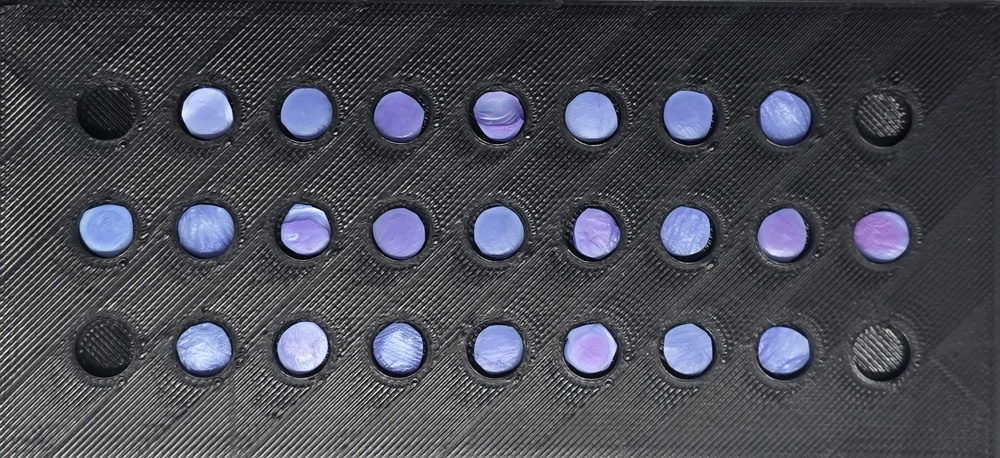
#> input picture samples/0th_min.jpeg, 1000 x 458 px, shrunk from 3519 x 1612 before the run; its folder holds only this picture in this run
$ python pinkness_analysis.py
#> lines starting #> are read from the running program, lines starting #| are printed output that depends on the picture; after the words box and inside, x2 and y2 are one past the last pixel; in counts of white or black regions, pixels touching at a corner belong together
import cv2
import numpy as np
import pandas as pd
import matplotlib.pyplot as plt
from scipy.signal import find_peaks
import os

def analyze_pinkness_temporal(timepoints=[0, 5, 10, 15, 20, 25]):
    """
    Extract 'pinkest' pixel values from each ROI across all timepoints.
    Pinkness is measured using the a* channel (red-green axis) in LAB color space.
    Higher a* values = more pink/red.
    """
    all_data = []

    for t in timepoints:
        image_path = f"samples/{t}th_min.jpeg"
        if not os.path.exists(image_path):
            print(f"Warning: Could not find image {image_path}. Skipping.")
            continue

        print(f"Processing timepoint: {t} mins")
        image = cv2.imread(image_path)
#> image is the input picture: shape (458, 1000, 3); mean B, G, R 83.8, 74.7, 72.6

        image_rgb = cv2.cvtColor(image, cv2.COLOR_BGR2RGB)
        image_lab = cv2.cvtColor(image, cv2.COLOR_BGR2LAB)
#> image_lab: shape (458, 1000, 3); mean of channels 0, 1, 2 79.1, 129.4, 122.7

        gray = cv2.cvtColor(image, cv2.COLOR_BGR2GRAY)
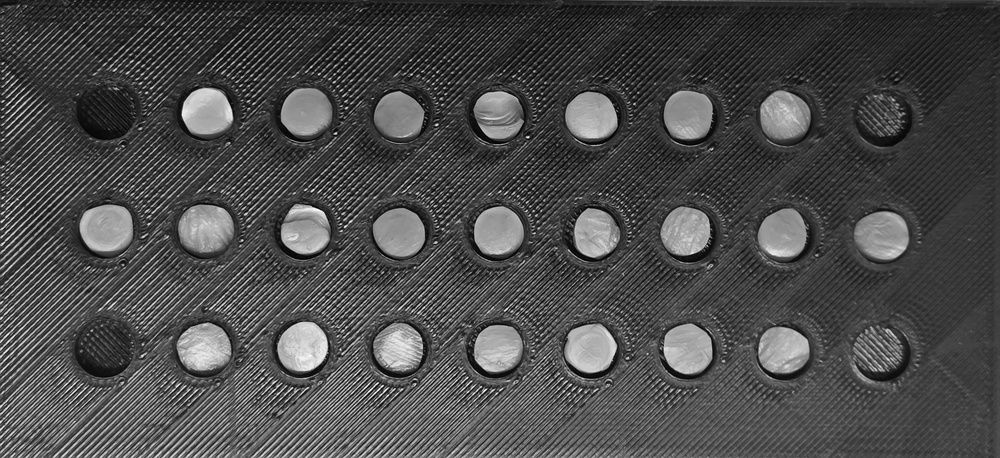
#> gray: shape (458, 1000); min 0, max 255, mean 75
        _, thresh = cv2.threshold(gray, 0, 255, cv2.THRESH_BINARY + cv2.THRESH_OTSU)
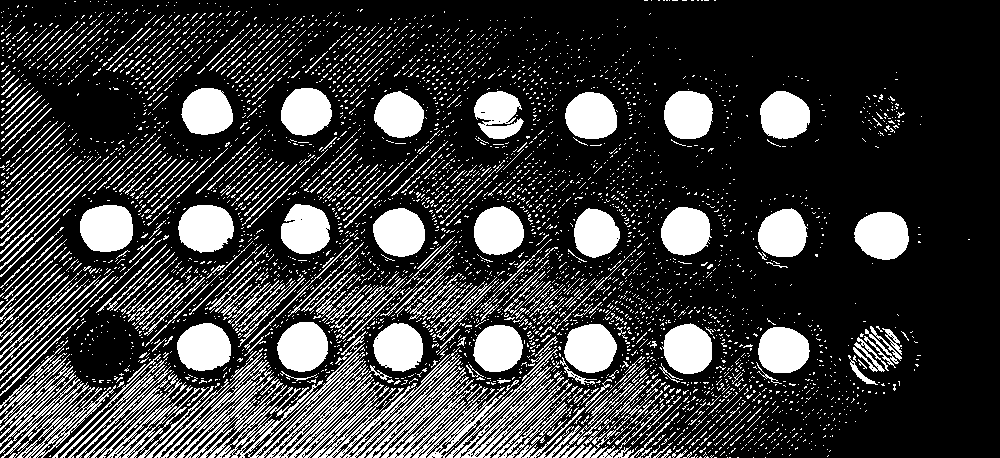
#> thresh: shape (458, 1000); 22.9% white; 3989 white regions (3598 under 20 px), largest, box (x1, y1, x2, y2) and area: (178, 205, 234, 253) 2098, (80, 205, 133, 252) 2079, (854, 212, 909, 260) 2069
        kernel = np.ones((5,5),np.uint8)
        thresh = cv2.morphologyEx(thresh, cv2.MORPH_OPEN, kernel)
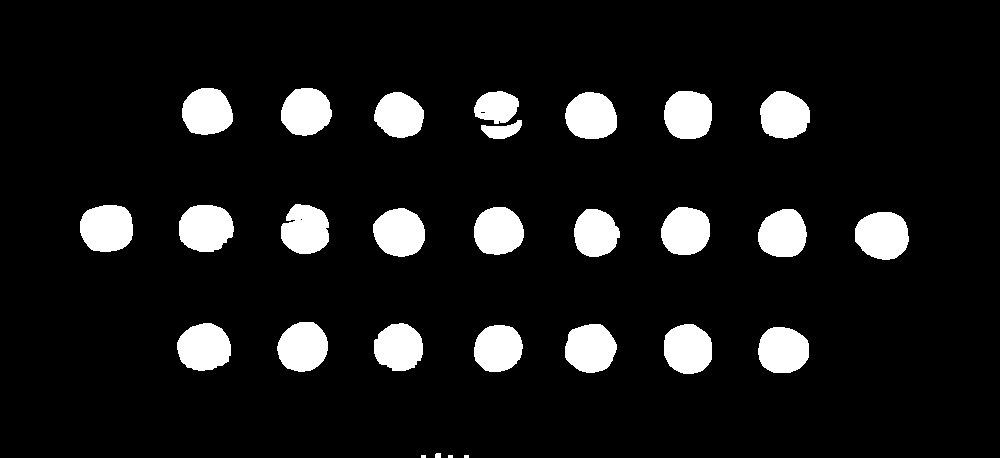
#> thresh: shape (458, 1000); 9.6% white; 28 white regions (3 under 20 px), largest, box (x1, y1, x2, y2) and area: (179, 205, 234, 252) 2080, (80, 205, 133, 252) 2079, (855, 212, 909, 260) 2065

        row_sums = np.sum(thresh, axis=1)
#> row_sums = 458 values, max 115515 at index 232, min 0 at index 0, mean 24525.1
        col_sums = np.sum(thresh, axis=0)
#> col_sums = 1000 values, max 37485 at index 302, min 0 at index 0, mean 11232.5

        row_sums = np.convolve(row_sums, np.ones(20)/20, mode='same')
#> row_sums = 458 values, max 112263.8 at index 232, min 0 at index 0, mean 24507.3
        col_sums = np.convolve(col_sums, np.ones(20)/20, mode='same')
#> col_sums = 1000 values, max 36681.8 at index 304, min 0 at index 0, mean 11232.5

        y_peaks, y_props = find_peaks(row_sums, distance=50, prominence=row_sums.max()*0.2)
#> y_peaks = [113, 232, 349]; y_props = {'prominences': [83461.5, 112263.8, 87745.5], 'left_bases': [78, 194, 312], 'right_bases': [149, 270, 384]}
        x_peaks, x_props = find_peaks(col_sums, distance=50, prominence=col_sums.max()*0.2)
#> x_peaks = [108, 205, 304, 399, 498, 593, 687, 783, 885]; x_props = {'prominences': [11768.2, 35330.2, 36681.8, 35126.2, 34386.8, 35802, 36477.8, 35292, 11997.8], 'left_bases': [70, 167, 267, 363, 464, 555, 651, 748, 845], 'right_bases': [143, 244, 342, 534, 534, 630, 722, 820, 919]}

        if len(y_peaks) >= 3 and len(x_peaks) >= 9:
            if len(y_peaks) > 3:
                idx = np.argsort(y_props['prominences'])[-3:]
                y_peaks = np.sort(y_peaks[idx])
            if len(x_peaks) > 9:
                idx = np.argsort(x_props['prominences'])[-9:]
                x_peaks = np.sort(x_peaks[idx])

            radius = 32

            for r_idx, y in enumerate(y_peaks):
                for c_idx, x in enumerate(x_peaks):
                    # Only process columns 1-7 (skip first and last column)
                    if 0 < c_idx < 8:
                        mask = np.zeros(gray.shape, dtype=np.uint8)
                        cv2.circle(mask, (x, y), radius, 255, -1)

                        # Extract a* channel pixels (pinkness metric)
                        a_channel_pixels = image_lab[mask == 255, 1]  # a* channel

                        # Also get other color channels for comprehensive analysis
                        rgb_pixels = image_rgb[mask == 255]
                        lab_pixels = image_lab[mask == 255]

                        if len(a_channel_pixels) > 0:
                            # Calculate pinkness statistics
                            max_pinkness = np.max(a_channel_pixels)
                            p90_pinkness = np.percentile(a_channel_pixels, 90)
                            p80_pinkness = np.percentile(a_channel_pixels, 80)
                            median_pinkness = np.median(a_channel_pixels)
                            mean_pinkness = np.mean(a_channel_pixels)

                            # Additional metrics
                            r_channel_pixels = rgb_pixels[:, 0]
                            max_red = np.max(r_channel_pixels)
                            p90_red = np.percentile(r_channel_pixels, 90)

                            all_data.append({
                                'Time': t,
                                'Row': r_idx,
                                'Column': c_idx,
                                'A_max': max_pinkness,
                                'A_p90': p90_pinkness,
                                'A_p80': p80_pinkness,
                                'A_median': median_pinkness,
                                'A_mean': mean_pinkness,
                                'R_max': max_red,
                                'R_p90': p90_red,
                                'L_median': np.median(lab_pixels[:, 0])
                            })
#> this loop made 3 passes
#> y on passes 1 to 3: 113, 232, 349
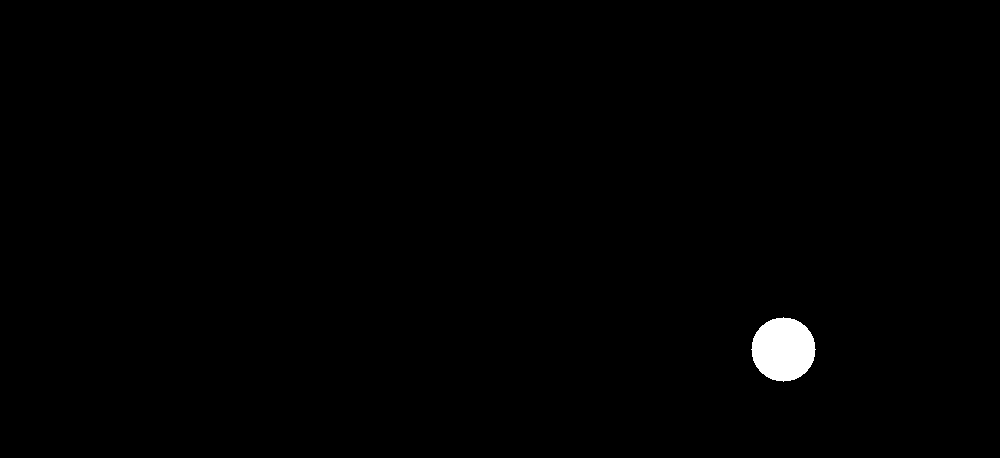
#> mask: shape (458, 1000); 0.7% white; 1 white region, box (x1, y1, x2, y2) and area: (751, 317, 816, 382) 3209
#> after the loop, all_data = 21 items
        else:
            print(f"  Warning: Grid tracking failed for {image_path}")

    df = pd.DataFrame(all_data)
    if df.empty:
        print("No data extracted.")
        return None

    # Save raw data
    df.to_csv('pinkness_temporal_data.csv', index=False)
    print(f"\nSaved raw data to: pinkness_temporal_data.csv")

    return df


def plot_pinkness_trends(df):
    """
    Create comprehensive plots of pinkness trends across time.
    """
    # Average across replicate rows for each column and timepoint
    grouped_df = df.groupby(['Time', 'Column']).mean().reset_index()

    columns = sorted(grouped_df['Column'].unique())
    times = sorted(grouped_df['Time'].unique())

    # Create figure with multiple subplots
    fig = plt.figure(figsize=(18, 12))

    # Define color scheme for columns (concentration gradient)
    colors = plt.cm.RdYlGn_r(np.linspace(0.2, 0.8, len(columns)))

    # Plot 1: Max pinkness (a* channel) over time
    ax1 = plt.subplot(2, 3, 1)
    for idx, col in enumerate(columns):
        subset = grouped_df[grouped_df['Column'] == col]
        ax1.plot(subset['Time'], subset['A_max'], marker='o', color=colors[idx],
                linewidth=2, markersize=8, label=f'Col {col}')
    ax1.set_xlabel('Time (minutes)', fontsize=11)
    ax1.set_ylabel('Max a* (pinkness)', fontsize=11)
    ax1.set_title('Maximum Pinkness per Well', fontsize=12, fontweight='bold')
    ax1.legend(loc='best', fontsize=9)
    ax1.grid(True, alpha=0.3)

    # Plot 2: 90th percentile pinkness
    ax2 = plt.subplot(2, 3, 2)
    for idx, col in enumerate(columns):
        subset = grouped_df[grouped_df['Column'] == col]
        ax2.plot(subset['Time'], subset['A_p90'], marker='s', color=colors[idx],
                linewidth=2, markersize=8, label=f'Col {col}')
    ax2.set_xlabel('Time (minutes)', fontsize=11)
    ax2.set_ylabel('90th percentile a*', fontsize=11)
    ax2.set_title('90th Percentile Pinkness per Well', fontsize=12, fontweight='bold')
    ax2.legend(loc='best', fontsize=9)
    ax2.grid(True, alpha=0.3)

    # Plot 3: 80th percentile pinkness
    ax3 = plt.subplot(2, 3, 3)
    for idx, col in enumerate(columns):
        subset = grouped_df[grouped_df['Column'] == col]
        ax3.plot(subset['Time'], subset['A_p80'], marker='^', color=colors[idx],
                linewidth=2, markersize=8, label=f'Col {col}')
    ax3.set_xlabel('Time (minutes)', fontsize=11)
    ax3.set_ylabel('80th percentile a*', fontsize=11)
    ax3.set_title('80th Percentile Pinkness per Well', fontsize=12, fontweight='bold')
    ax3.legend(loc='best', fontsize=9)
    ax3.grid(True, alpha=0.3)

    # Plot 4: Comparison of metrics for a representative column (Column 6 - had growth)
    ax4 = plt.subplot(2, 3, 4)
    target_col = 6 if 6 in columns else columns[len(columns)//2]
    subset = grouped_df[grouped_df['Column'] == target_col]
    ax4.plot(subset['Time'], subset['A_max'], marker='o', linewidth=2,
            markersize=8, label='Max', color='darkred')
    ax4.plot(subset['Time'], subset['A_p90'], marker='s', linewidth=2,
            markersize=8, label='90th %ile', color='red')
    ax4.plot(subset['Time'], subset['A_p80'], marker='^', linewidth=2,
            markersize=8, label='80th %ile', color='orange')
    ax4.plot(subset['Time'], subset['A_median'], marker='d', linewidth=2,
            markersize=8, label='Median', color='gray')
    ax4.set_xlabel('Time (minutes)', fontsize=11)
    ax4.set_ylabel('a* value', fontsize=11)
    ax4.set_title(f'Column {target_col}: Pinkness Metric Comparison', fontsize=12, fontweight='bold')
    ax4.legend(loc='best', fontsize=9)
    ax4.grid(True, alpha=0.3)

    # Plot 5: Change from baseline (t=0) for max pinkness
    ax5 = plt.subplot(2, 3, 5)
    for idx, col in enumerate(columns):
        subset = grouped_df[grouped_df['Column'] == col].sort_values('Time')
        baseline = subset[subset['Time'] == subset['Time'].min()]['A_max'].values[0]
        changes = subset['A_max'] - baseline
        ax5.plot(subset['Time'], changes, marker='o', color=colors[idx],
                linewidth=2, markersize=8, label=f'Col {col}')
    ax5.axhline(y=0, color='black', linestyle='--', alpha=0.3)
    ax5.set_xlabel('Time (minutes)', fontsize=11)
    ax5.set_ylabel('Δ Max a* from baseline', fontsize=11)
    ax5.set_title('Change in Maximum Pinkness', fontsize=12, fontweight='bold')
    ax5.legend(loc='best', fontsize=9)
    ax5.grid(True, alpha=0.3)

    # Plot 6: Heatmap-style visualization (90th percentile)
    ax6 = plt.subplot(2, 3, 6)
    pivot_data = grouped_df.pivot(index='Time', columns='Column', values='A_p90')
    im = ax6.imshow(pivot_data.values, cmap='RdPu', aspect='auto', interpolation='nearest')
    ax6.set_xticks(range(len(pivot_data.columns)))
    ax6.set_xticklabels(pivot_data.columns)
    ax6.set_yticks(range(len(pivot_data.index)))
    ax6.set_yticklabels(pivot_data.index)
    ax6.set_xlabel('Column', fontsize=11)
    ax6.set_ylabel('Time (minutes)', fontsize=11)
    ax6.set_title('90th Percentile Pinkness Heatmap', fontsize=12, fontweight='bold')
    plt.colorbar(im, ax=ax6, label='a* value')

    # Add annotations to heatmap
    for i in range(len(pivot_data.index)):
        for j in range(len(pivot_data.columns)):
            text = ax6.text(j, i, f"{pivot_data.values[i, j]:.0f}",
                          ha="center", va="center", color="black", fontsize=8)

    plt.suptitle('Temporal Pinkness Analysis: Max and Percentile Metrics',
                fontsize=16, fontweight='bold', y=0.995)
    plt.tight_layout()
    plt.savefig('pinkness_trends.png', dpi=150, bbox_inches='tight')
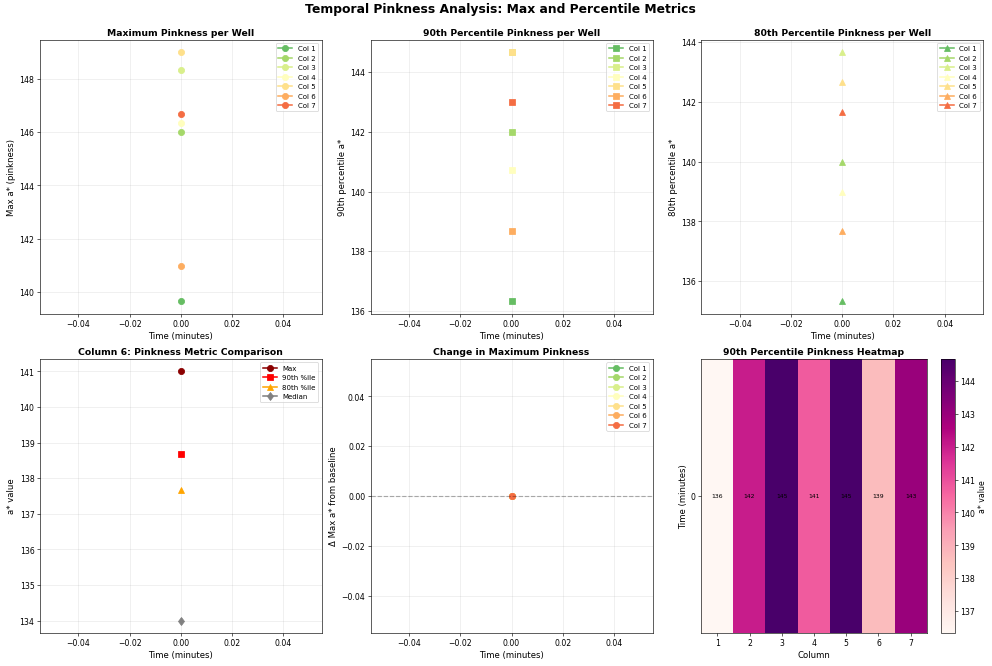
#> figure drawn by matplotlib, 7 panels
    print("Saved plot to: pinkness_trends.png")

    # Print summary statistics
    print("\n" + "="*70)
    print("PINKNESS TREND SUMMARY")
    print("="*70)

    for col in columns:
        subset = grouped_df[grouped_df['Column'] == col].sort_values('Time')
        t0_max = subset[subset['Time'] == subset['Time'].min()]['A_max'].values[0]
        t_final_max = subset[subset['Time'] == subset['Time'].max()]['A_max'].values[0]
        delta_max = t_final_max - t0_max

        t0_p90 = subset[subset['Time'] == subset['Time'].min()]['A_p90'].values[0]
        t_final_p90 = subset[subset['Time'] == subset['Time'].max()]['A_p90'].values[0]
        delta_p90 = t_final_p90 - t0_p90

        print(f"\nColumn {col}:")
        print(f"  Max a*:      {t0_max:.1f} → {t_final_max:.1f} (Δ = {delta_max:+.1f})")
        print(f"  90th p'tile: {t0_p90:.1f} → {t_final_p90:.1f} (Δ = {delta_p90:+.1f})")


def create_individual_column_plots(df):
    """
    Create detailed plots for each column showing all percentile metrics.
    """
    grouped_df = df.groupby(['Time', 'Column']).mean().reset_index()
    columns = sorted(grouped_df['Column'].unique())

    fig, axes = plt.subplots(2, 4, figsize=(20, 10))
    axes = axes.flatten()

    for idx, col in enumerate(columns):
        if idx >= len(axes):
            break

        ax = axes[idx]
        subset = grouped_df[grouped_df['Column'] == col]

        ax.plot(subset['Time'], subset['A_max'], marker='o', linewidth=2,
               markersize=6, label='Max', color='darkred')
        ax.plot(subset['Time'], subset['A_p90'], marker='s', linewidth=2,
               markersize=6, label='90th', color='red')
        ax.plot(subset['Time'], subset['A_p80'], marker='^', linewidth=2,
               markersize=6, label='80th', color='orange')
        ax.plot(subset['Time'], subset['A_median'], marker='d', linewidth=2,
               markersize=6, label='Median', color='gray', alpha=0.7)

        ax.set_xlabel('Time (min)', fontsize=10)
        ax.set_ylabel('a* value', fontsize=10)
        ax.set_title(f'Column {col}', fontsize=11, fontweight='bold')
        ax.legend(loc='best', fontsize=8)
        ax.grid(True, alpha=0.3)

    # Hide unused subplots
    for idx in range(len(columns), len(axes)):
        axes[idx].axis('off')

    plt.suptitle('Individual Column Pinkness Trajectories', fontsize=14, fontweight='bold')
    plt.tight_layout()
    plt.savefig('pinkness_by_column.png', dpi=150, bbox_inches='tight')
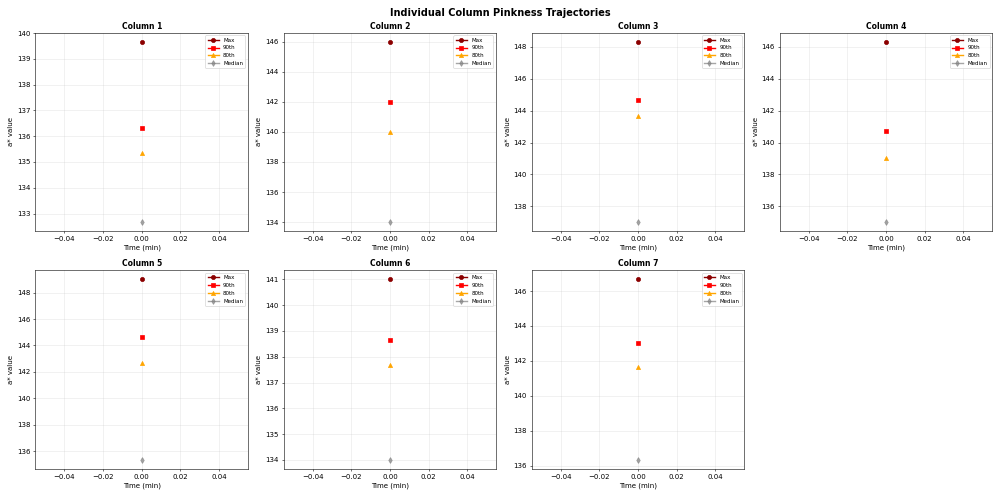
#> figure drawn by matplotlib, 7 panels
    print("Saved plot to: pinkness_by_column.png")


if __name__ == "__main__":
    print("="*70)
    print("PINKNESS PERCENTILE ANALYSIS")
    print("="*70)
    print("\nExtracting max, 90th, and 80th percentile 'pinkest' pixels from each ROI...")
    print("Pinkness measured using a* channel in LAB color space.\n")

    # Extract data
    df = analyze_pinkness_temporal()

    if df is not None:
        # Create plots
        print("\nGenerating plots...")
        plot_pinkness_trends(df)
        create_individual_column_plots(df)

        print("\n" + "="*70)
        print("ANALYSIS COMPLETE")
        print("="*70)
        print("\nGenerated files:")
        print("  - pinkness_temporal_data.csv (raw data)")
        print("  - pinkness_trends.png (main analysis)")
        print("  - pinkness_by_column.png (detailed per-column plots)")
